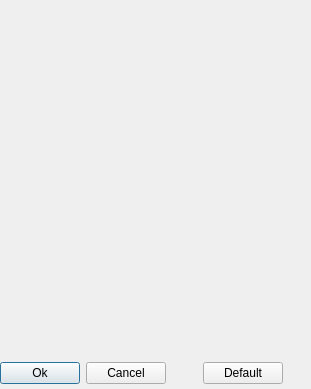
<ui version="4.0" >
 <author></author>
 <comment></comment>
 <exportmacro></exportmacro>
 <class>ShadersDialogClass</class>
 <widget class="QDialog" name="ShadersDialogClass" >
  <property name="geometry" >
   <rect>
    <x>0</x>
    <y>0</y>
    <width>311</width>
    <height>389</height>
   </rect>
  </property>
  <property name="windowTitle" >
   <string>Shader Uniform Variables</string>
  </property>
  <widget class="QWidget" name="" >
   <property name="geometry" >
    <rect>
     <x>0</x>
     <y>360</y>
     <width>309</width>
     <height>27</height>
    </rect>
   </property>
   <layout class="QHBoxLayout" >
    <property name="margin" >
     <number>0</number>
    </property>
    <property name="spacing" >
     <number>6</number>
    </property>
    <item>
     <widget class="QPushButton" name="okButton" >
      <property name="text" >
       <string>Ok</string>
      </property>
     </widget>
    </item>
    <item>
     <widget class="QPushButton" name="cancelButton" >
      <property name="text" >
       <string>Cancel</string>
      </property>
     </widget>
    </item>
    <item>
     <spacer>
      <property name="orientation" >
       <enum>Qt::Horizontal</enum>
      </property>
      <property name="sizeHint" >
       <size>
        <width>31</width>
        <height>25</height>
       </size>
      </property>
     </spacer>
    </item>
    <item>
     <widget class="QPushButton" name="defaultButton" >
      <property name="text" >
       <string>Default</string>
      </property>
     </widget>
    </item>
    <item>
     <spacer>
      <property name="orientation" >
       <enum>Qt::Horizontal</enum>
      </property>
      <property name="sizeHint" >
       <size>
        <width>21</width>
        <height>20</height>
       </size>
      </property>
     </spacer>
    </item>
   </layout>
  </widget>
  <widget class="QWidget" name="gridLayout" >
   <property name="geometry" >
    <rect>
     <x>10</x>
     <y>10</y>
     <width>291</width>
     <height>341</height>
    </rect>
   </property>
   <layout class="QGridLayout" >
    <property name="margin" >
     <number>0</number>
    </property>
    <property name="spacing" >
     <number>6</number>
    </property>
   </layout>
  </widget>
 </widget>
 <layoutdefault spacing="6" margin="11" />
 <pixmapfunction></pixmapfunction>
 <resources/>
 <connections/>
</ui>
